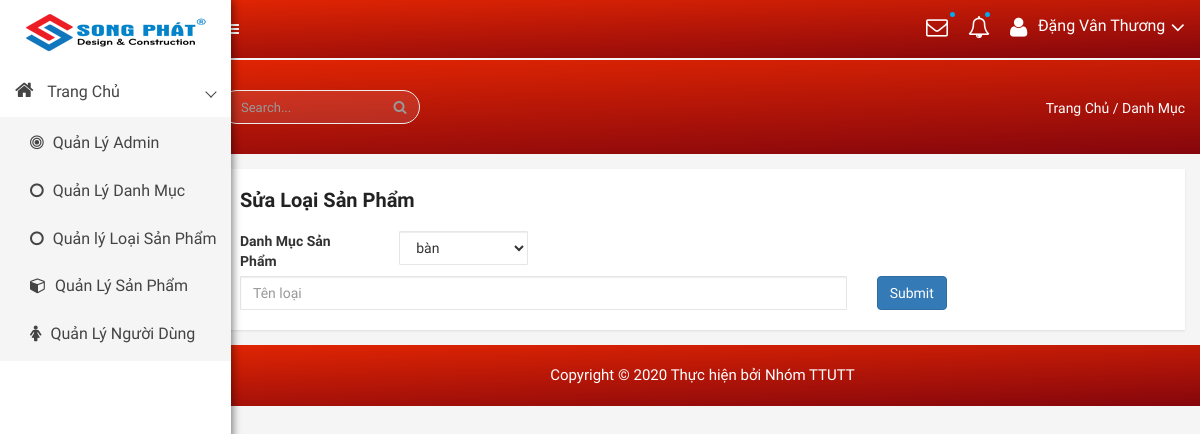
The app's page /admin/modules/type/edit.php, older data.
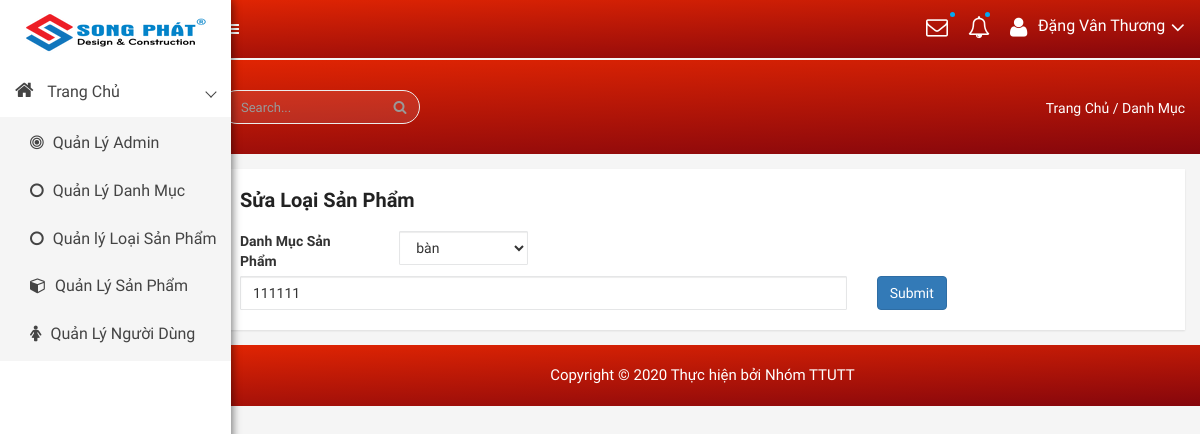
The same page, newer data.
### tables this page shows
CREATE TABLE `type` (
  `id` int(11) NOT NULL,
  `name` varchar(100) NOT NULL,
  `category` int(100) NOT NULL
);

### libraries/Database.php (called while the page is built, shortened)
<?php
class DataProvider
{
	public static function ExecuteQuery($sql)
	{
		try{
			$connection = mysqli_connect("localhost","root","", "webnoithat");
			mysqli_query($connection, "set names 'utf8'");
			$result = mysqli_query($connection, $sql);
			return $result;
		}catch(Exception $ex)
		{
			return null;
		}
	}
}
?>

### admin/modules/type/edit.php (the view, shortened to what this page needs)
<?php require_once __DIR__ . "/../../layouts/header.php" ?>
<div class="product-status mg-tb-15">
   <div class="container-fluid">
      <div class="row">
         <div class="col-lg-12 col-md-12 col-sm-12 col-xs-12">
            <div class="product-status-wrap">
               <h4>Sửa Loại Sản Phẩm</h4>
               <?php
                           try {
                               $sql = "SELECT id, name, category  FROM type";
                               $result = DataProvider::ExecuteQuery($sql);
                               $row = mysqli_fetch_array($result);
                           } catch (Exception $ex) {
                               echo "Không thể mở CSDL";
                           }
                           ?>
               <form action="" method="post" enctype="multipart/form-data">
                  <div class="row ">
                     <div class="col-lg-2">
                        <label>Danh Mục Sản Phẩm</label>
                     </div>
                     <div class="col-lg-2 ">
                        <select class="form-control form-control-lg" name="loaisp">
                           <?php
                           $dsLoaiSP = DataProvider::ExecuteQuery("SELECT id, name FROM category");
                           while ($loai = mysqli_fetch_array($dsLoaiSP)) {
                              echo  " <option value='{$loai['id']}'> {$loai['name']} </option>";
                           }
                           ?>
                        </select>
                     </div>
                  </div>
                  <div class="row">
                     <div class="col-lg-8">
                        <input type="text" class="form-control" placeholder="Tên loại" name="tenloai" <?php echo "value='{$row['name']}'"?>>
                     </div>
                     <div class="col-lg-4">
                        <input class="btn btn-primary" type="submit" value="Submit">
                     </div>
                  </div>
               </form>
            </div>
         </div>
      </div>
   </div>
</div>
<?php
require_once __DIR__ . "/../../layouts/footer.php" ?>

Row changes from the older to the newer data that the page shows:
added type: tenloai "111111"
